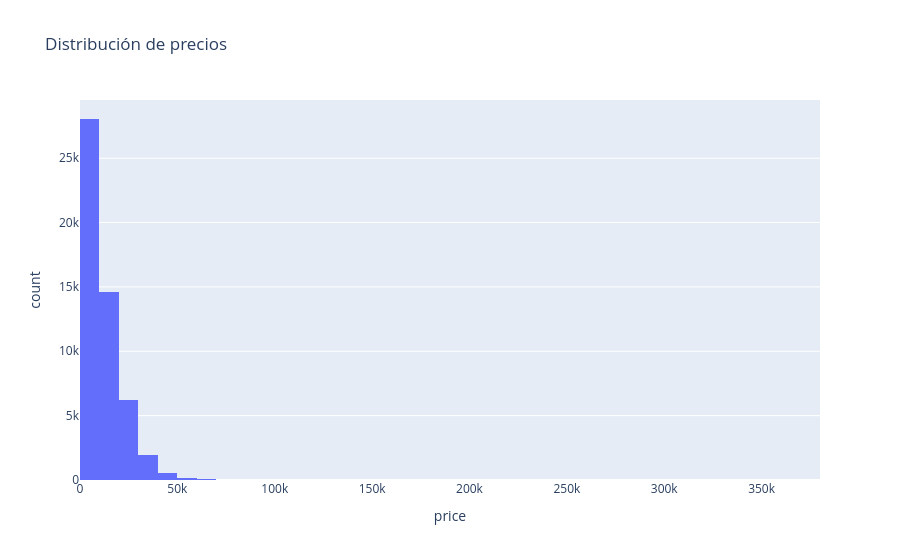

Notebook cell for this chart:
### Markdown cell above
Distribución de precios

### Code cell
fig = px.histogram(df, x='price', nbins=50, title='Distribución de precios')
fig.show()

### Figure 1 — Plotly figure (JSON) as saved in the notebook; plotly's stock layout.template omitted (floating-point values rounded to 4 significant figures; data arrays with more than 128 entries replaced by an {"elided": "..."} marker saying what was removed)
{"data": [{"bingroup": "x", "hovertemplate": "price=%{x}<br>count=%{y}<extra></extra>", "legendgroup": "", "marker": {"color": "#636efa", "pattern": {"shape": ""}}, "name": "", "nbinsx": 50, "orientation": "v", "showlegend": false, "type": "histogram", "x": {"elided": "51525 int values"}, "xaxis": "x", "yaxis": "y"}], "layout": {"barmode": "relative", "legend": {"tracegroupgap": 0}, "title": {"text": "Distribución de precios"}, "xaxis": {"anchor": "y", "domain": [0, 1], "title": {"text": "price"}}, "yaxis": {"anchor": "x", "domain": [0, 1], "title": {"text": "count"}}}}
